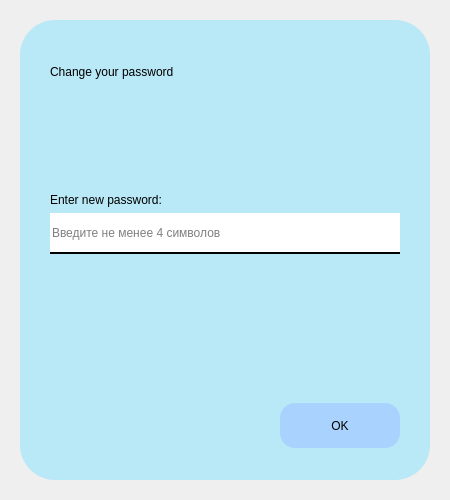
<?xml version="1.0" encoding="UTF-8"?>
<ui version="4.0">
 <class>Change_Password</class>
 <widget class="QDialog" name="Change_Password">
  <property name="geometry">
   <rect>
    <x>0</x>
    <y>0</y>
    <width>450</width>
    <height>500</height>
   </rect>
  </property>
  <property name="sizePolicy">
   <sizepolicy hsizetype="Fixed" vsizetype="Fixed">
    <horstretch>0</horstretch>
    <verstretch>0</verstretch>
   </sizepolicy>
  </property>
  <property name="minimumSize">
   <size>
    <width>450</width>
    <height>500</height>
   </size>
  </property>
  <property name="maximumSize">
   <size>
    <width>450</width>
    <height>500</height>
   </size>
  </property>
  <property name="windowTitle">
   <string>Dialog</string>
  </property>
  <property name="styleSheet">
   <string notr="true">#Change_Password{
    border-image: url(:/newPrefix/облачка.png);
}
</string>
  </property>
  <layout class="QGridLayout" name="gridLayout">
   <property name="leftMargin">
    <number>20</number>
   </property>
   <property name="topMargin">
    <number>20</number>
   </property>
   <property name="rightMargin">
    <number>20</number>
   </property>
   <property name="bottomMargin">
    <number>20</number>
   </property>
   <property name="horizontalSpacing">
    <number>0</number>
   </property>
   <item row="1" column="0">
    <widget class="QFrame" name="frame">
     <property name="minimumSize">
      <size>
       <width>310</width>
       <height>0</height>
      </size>
     </property>
     <property name="styleSheet">
      <string notr="true">background-color: rgb(169, 229, 247,200);
border-radius: 35px;</string>
     </property>
     <property name="frameShape">
      <enum>QFrame::StyledPanel</enum>
     </property>
     <property name="frameShadow">
      <enum>QFrame::Raised</enum>
     </property>
     <layout class="QVBoxLayout" name="verticalLayout_2">
      <property name="leftMargin">
       <number>30</number>
      </property>
      <property name="topMargin">
       <number>45</number>
      </property>
      <property name="rightMargin">
       <number>30</number>
      </property>
      <property name="bottomMargin">
       <number>32</number>
      </property>
      <item>
       <widget class="QLabel" name="label">
        <property name="styleSheet">
         <string notr="true">background-color: rgb(169, 229, 247,0);
font: 16pt &quot;Comic Sans MS&quot;;
</string>
        </property>
        <property name="text">
         <string>Change your password</string>
        </property>
       </widget>
      </item>
      <item>
       <layout class="QVBoxLayout" name="verticalLayout">
        <item>
         <spacer name="verticalSpacer">
          <property name="orientation">
           <enum>Qt::Vertical</enum>
          </property>
          <property name="sizeHint" stdset="0">
           <size>
            <width>38</width>
            <height>108</height>
           </size>
          </property>
         </spacer>
        </item>
        <item>
         <widget class="QLabel" name="label_2">
          <property name="styleSheet">
           <string notr="true">background-color: rgb(169, 229, 247,0);
font: 13pt &quot;Comic Sans MS&quot;;

</string>
          </property>
          <property name="text">
           <string>Enter new password:</string>
          </property>
         </widget>
        </item>
        <item>
         <widget class="QLineEdit" name="NewPass">
          <property name="minimumSize">
           <size>
            <width>0</width>
            <height>41</height>
           </size>
          </property>
          <property name="styleSheet">
           <string notr="true">font: 11pt &quot;Comic Sans MS&quot;;
border-radius: 0px;
  border-bottom: 2px solid black;  /* Стиль подчеркивания */
background-color: rgb(255, 255, 255);</string>
          </property>
          <property name="placeholderText">
           <string>Введите не менее 4 символов</string>
          </property>
         </widget>
        </item>
       </layout>
      </item>
      <item>
       <spacer name="verticalSpacer_2">
        <property name="orientation">
         <enum>Qt::Vertical</enum>
        </property>
        <property name="sizeHint" stdset="0">
         <size>
          <width>20</width>
          <height>104</height>
         </size>
        </property>
       </spacer>
      </item>
      <item>
       <layout class="QHBoxLayout" name="horizontalLayout_2">
        <item>
         <spacer name="horizontalSpacer">
          <property name="orientation">
           <enum>Qt::Horizontal</enum>
          </property>
          <property name="sizeHint" stdset="0">
           <size>
            <width>148</width>
            <height>20</height>
           </size>
          </property>
         </spacer>
        </item>
        <item>
         <widget class="QPushButton" name="Ok_butt">
          <property name="minimumSize">
           <size>
            <width>120</width>
            <height>45</height>
           </size>
          </property>
          <property name="styleSheet">
           <string notr="true">background-color: rgb(170, 210, 255);
border-radius: 15px;
font: 12pt &quot;Comic Sans MS&quot;;</string>
          </property>
          <property name="text">
           <string>OK</string>
          </property>
         </widget>
        </item>
       </layout>
      </item>
     </layout>
    </widget>
   </item>
  </layout>
 </widget>
 <resources>
  <include location="../../../Users/Евгения/PycharmProjects/Knowledge/images/icons.qrc"/>
 </resources>
 <connections/>
</ui>
